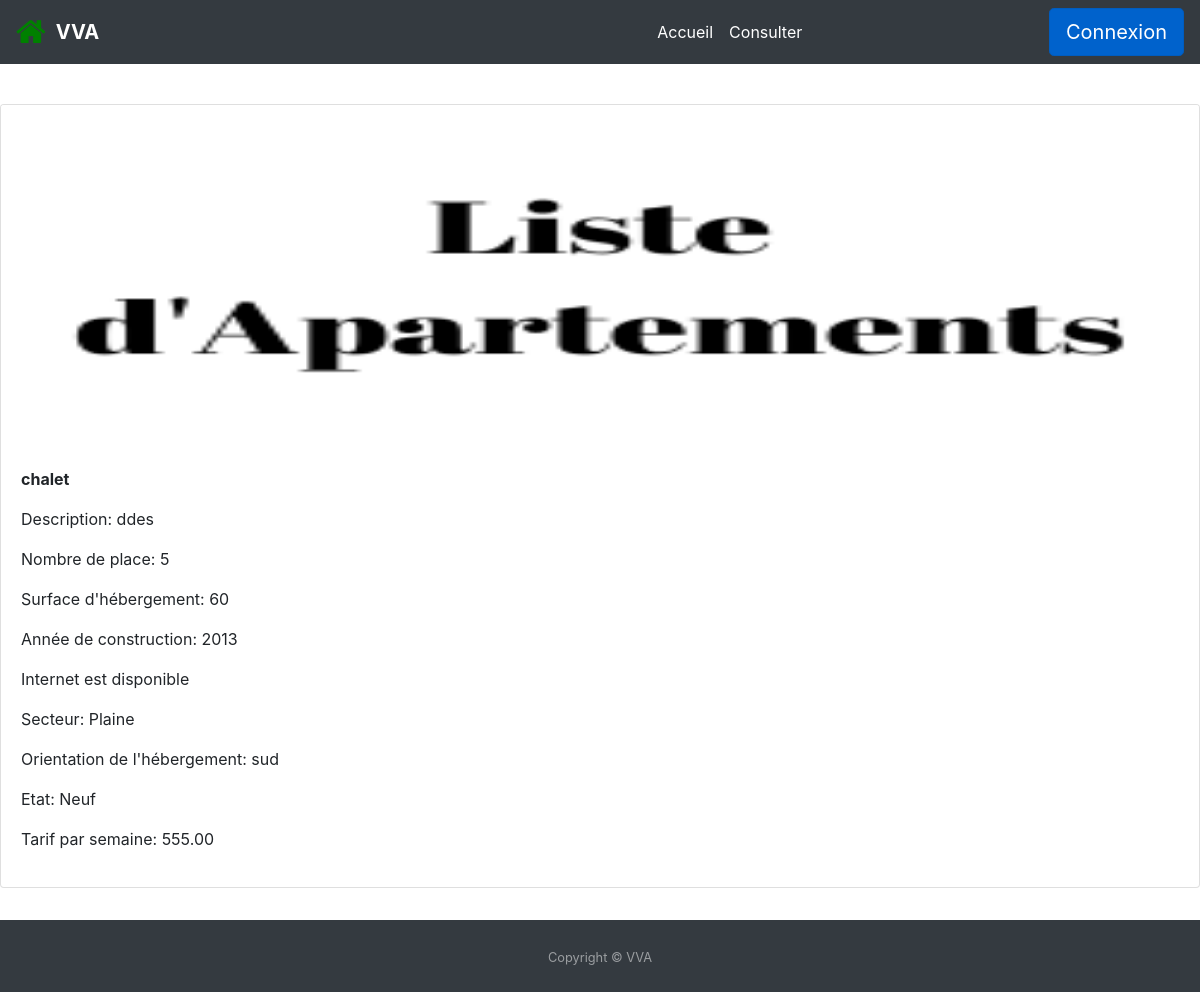
The page /page/hebergement.php?noheb=1 on the database its author committed.
### tables this page shows
CREATE TABLE `hebergement` (
  `NOHEB` int NOT NULL,
  `CODETYPEHEB` char(5) NOT NULL,
  `NOMHEB` char(40) DEFAULT NULL,
  `NBPLACEHEB` int DEFAULT NULL,
  `SURFACEHEB` int DEFAULT NULL,
  `INTERNET` tinyint(1) DEFAULT NULL,
  `ANNEEHEB` int DEFAULT NULL,
  `SECTEURHEB` char(15) DEFAULT NULL,
  `ORIENTATIONHEB` char(5) DEFAULT NULL,
  `ETATHEB` char(32) DEFAULT NULL,
  `DESCRIHEB` char(200) DEFAULT NULL,
  `PHOTOHEB` char(50) DEFAULT NULL,
  `TARIFSEMHEB` decimal(7,2) DEFAULT NULL
);

### includes/fonctions.php (called while the page is built, shortened)
<?php
function Connect()
{
    $con = mysqli_connect("localhost", "Os", "", "resa");
    return $con;
}
function GetHebergementChoisi($NOHEB)
{
    $con = Connect();
    mysqli_set_charset($con, "utf8");
    $sql = "SELECT * FROM hebergement WHERE NOHEB= '" . $NOHEB . "'";
    $resul = mysqli_query($con, $sql);
    return mysqli_fetch_assoc($resul);
}

### page/hebergement.php (the view, shortened to what this page needs)
<?php
require_once("../includes/fonctions.php");
require_once('../includes/header.php');
?>
<div class="card-deck">
	<?php
	$hebergement = GetHebergementChoisi($_GET['noheb']);
	if ($hebergement['INTERNET'] == 1) {
		$internet = "Internet est disponible";
	} else {
		$internet = "Internet non disponible";
	}
	echo "<div class='card'>
						<img class='card-img-top' src='../image/" . $hebergement['PHOTOHEB'] . "' alt='Card image cap' height='342px' width='160px'>
						<div class='card-body'>
							<p><strong>" . $hebergement['NOMHEB'] . "</strong></p>
							<p>Description: " . $hebergement['DESCRIHEB'] . "</p>
							<p>Nombre de place: " . $hebergement['NBPLACEHEB'] . "</p>
							<p>Surface d'hébergement: " . $hebergement['SURFACEHEB'] . "</p>
							<p>Année de construction: " . $hebergement['ANNEEHEB'] . "</p>
							<p>" . $internet . "</p>
							<p>Secteur: " . $hebergement['SECTEURHEB'] . "</p>
							<p>Orientation de l'hébergement: " . $hebergement['ORIENTATIONHEB'] . "</p>
							<p>Etat: " . $hebergement['ETATHEB'] . "</p>
							<p>Tarif par semaine: " . $hebergement['TARIFSEMHEB'] . "</p>";
	echo "</div>
						</div>";
	?>
</div>
</body>
<br>
<?php include "../includes/footer.php"; ?>

### includes/header.php (shortened to what this page needs)
<!DOCTYPE html>
<html lang="fr">
<head>
    <link href="https://stackpath.bootstrapcdn.com/bootstrap/4.3.1/css/bootstrap.min.css" rel="stylesheet">
    <link href="https://stackpath.bootstrapcdn.com/font-awesome/4.7.0/css/font-awesome.min.css" rel="stylesheet">
    <link rel="stylesheet" href="../style/style.css" />
</head>
<body>
    <nav class="navbar navbar-expand-lg navbar-dark bg-dark">
         <i class="fa fa-home fa-2x" style="color: green; margin-right: 10px">
        </i><a class="navbar-brand" href="Accueil.php" style="margin-right: 550px"><strong> VVA</strong></a>
        <div class="collapse navbar-collapse" id="navbarSupportedContent">
            <ul class="navbar-nav mr-auto">
                <li class="nav-item active">
                    <a class="nav-link" href="Accueil.php">Accueil</a>
                </li>
                <li class="nav-item active">
                    <?php
                    if (isset($_SESSION['type_compte']) && ($_SESSION['type_compte'] == 'Ges')) {
                        echo "<a class='nav-link' href='ges_consulter.php'> Consulter </a>";
                    } else {
                        echo "<a class='nav-link' href='user_consulter.php'> Consulter  </a>";
                    }
                    ?>
                </li>
            </ul>
            <?php
            if (!isset($_SESSION['login'])) {
                echo '  <a href="connexion.php" class=" form-inline my-2 my-lg-0 btn btn-primary btn-lg active" role="button" aria-pressed="true">Connexion</a>';
            }
            ?>
        </div>
    </nav>
    <br>

### includes/footer.php (shortened to what this page needs)
<div class="d-flex flex-column">
    <div id="page-content">
        <div class="container text-center">
            <div class="row justify-content-center">
                <div class="col-md-7">
                    <h1 class="font-weight-light mt-4 text-black">Village Vacances des Alpes</h1>
                </div>
            </div>
        </div>
    </div>
    <footer id="sticky-footer" class="py-4 text-white-50 footer fixed-bottom bg-primary bg-dark">
        <div class="container text-center">
            <small>Copyright &copy; VVA</small>
        </div>
    </footer>
</div>
</body>
</html>

### style/style.css (style rules this page uses)
html { scroll-behavior: smooth; }
body { margin: 0px; padding: 0px; overflow-x: hidden; }

### rows shown on the page
hebergement: PHOTOHEB (picture), NOMHEB "chalet", DESCRIHEB "ddes", NBPLACEHEB "5", SURFACEHEB "60", ANNEEHEB "2013", INTERNET "Internet est disponible", SECTEURHEB "Plaine", ORIENTATIONHEB "sud", ETATHEB "Neuf", TARIFSEMHEB "555.00"
